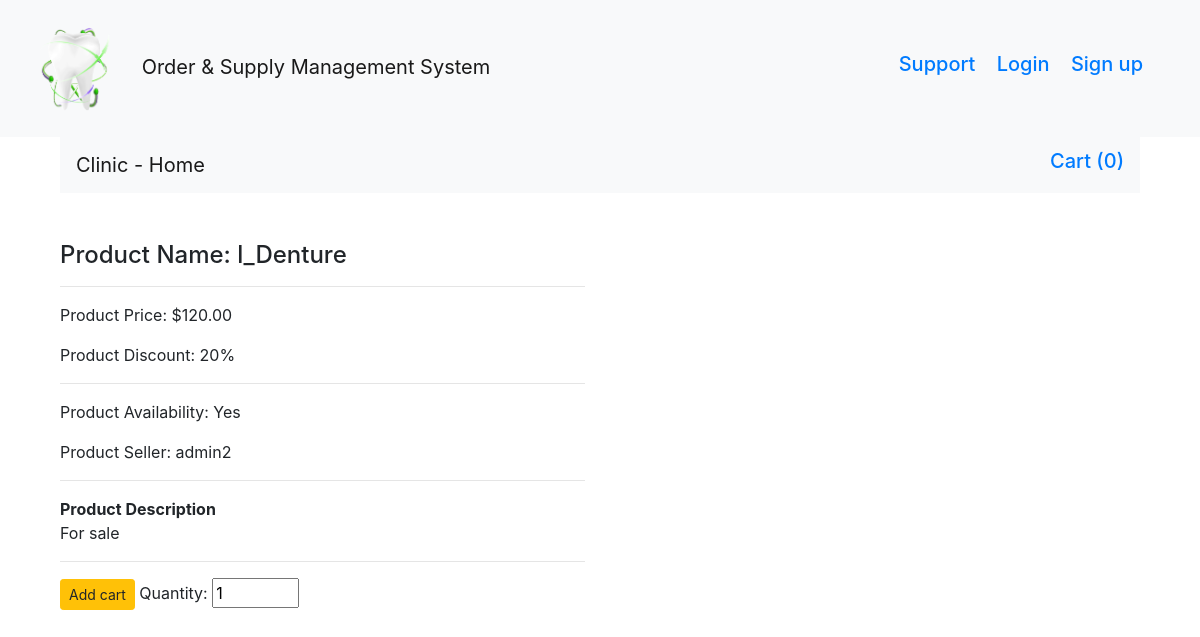
Page /clinicproduct_details/3 on the earlier database version.
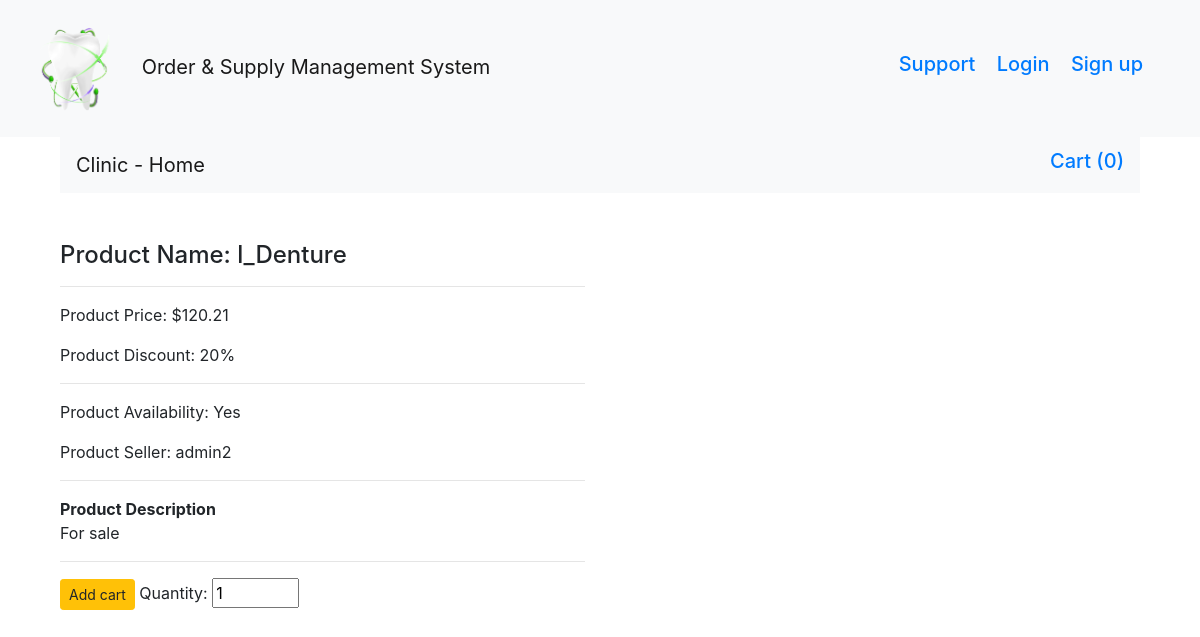
Same page on the later database version.
### dental/products/models.py (models this page shows, shortened)
class lab_product(db.Model):
    id = db.Column(db.Integer, primary_key=True)
    name = db.Column(db.String(80), nullable=False)
    seller = db.Column(db.String(80), nullable=False)
    price = db.Column(db.Numeric(10,2), nullable=False)
    discout = db.Column(db.Integer, default=0)
    stock = db.Column(db.Integer, nullable=False)
    description = db.Column(db.Text, nullable=False)

### dental/products/routes.py (the view)
@app.route('/clinicproduct_details/<int:id>', methods=['GET', 'POST'])
def clinicproduct_details(id):
    products = lab_product.query.filter_by(id=id)
    print(products)
    return render_template('products/clinicproduct_details.html', products=products)

### dental/templates/products/clinicproduct_details.html (shortened to what this page needs)
{% extends "layout.html" %}
{% block content %}
<div class="container">
  <nav class="navbar navbar-expand-lg navbar-light bg-light">
        <a class="navbar-brand" href="/clinic">Clinic - Home</a>
        <div class="collapse navbar-collapse" id="navbarSupportedContent">
        <form class="form-inline my-2 my-lg-0">
        <a class="float-right" href= "{{url_for('getCart_clinic')}} " tabindex="-1">
            <h5>Cart ({{session['Shoppingcart']|length}})</h5>
        </a>
        </form>
      </div>
  </nav>
</div>
<div class="container mt-5">
    <div class="row">
        {% for product in products %}
        <div class="col-md-6" id=product.id>
            <h4>Product Name: {{product.name}}</h4>
            <hr>
            <p>Product Price: ${{product.price}}</p>
            {% if product.discout>0 %}
                <p>Product Discount: {{product.discout}}%</p>
            {% endif %}
            <hr>
            {% if product.stock>0 %}
                <p>Product Availability: Yes</p>
            {% elif product.stock==0 %}
            <p>Product Availability: No</p>
            {% endif %}
            <p>Product Seller: {{product.seller}}</p>
            <hr>
            <b>Product Description</b>
            <p>{{product.description}}</p>
            <hr>
            <form action="{{url_for('addcart_clinic')}}" method="post">
                <button type="submit" class="btn btn-sm btn-warning">Add cart</button>
                <label for="">Quantity:</label>
                <input type="number" name="quantity" id="" value="1" min="1" max="{{product.stock}}">
            </form>
        </div>
        <div class="col-md-6"></div>
        {% endfor %}
    </div>
</div>
{% endblock %}

Differences in the rows shown:
changed lab_product "l_Denture": price "120.00" → "120.21"
